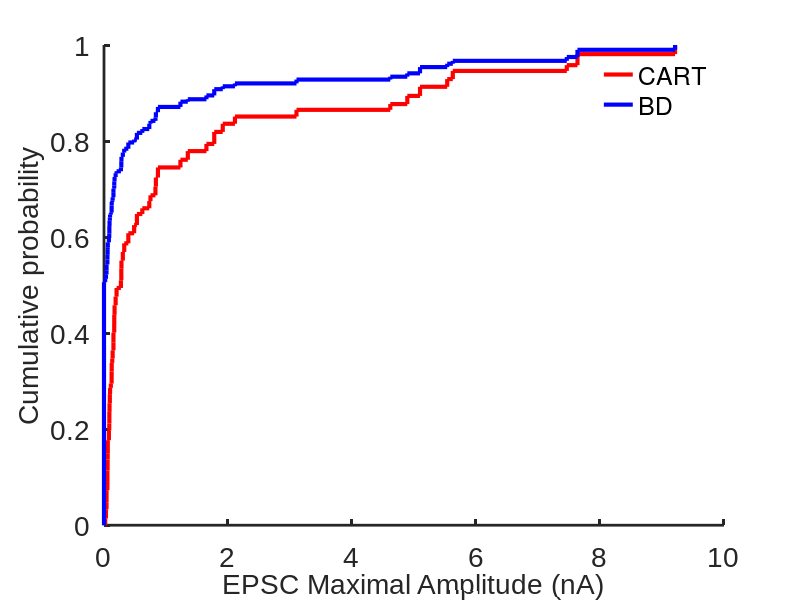
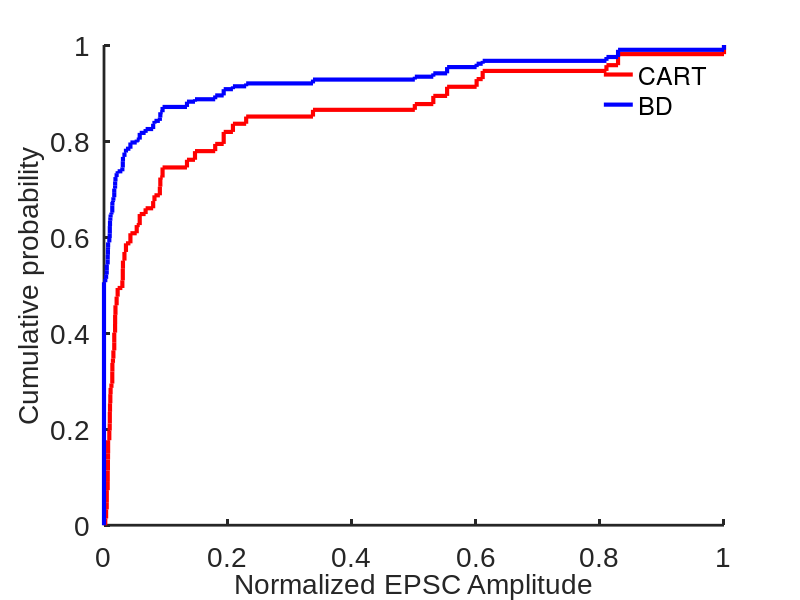
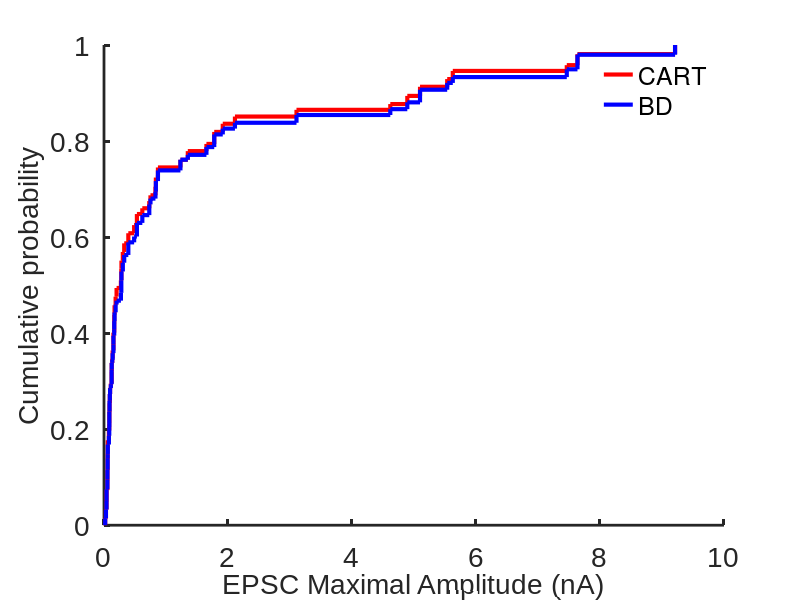
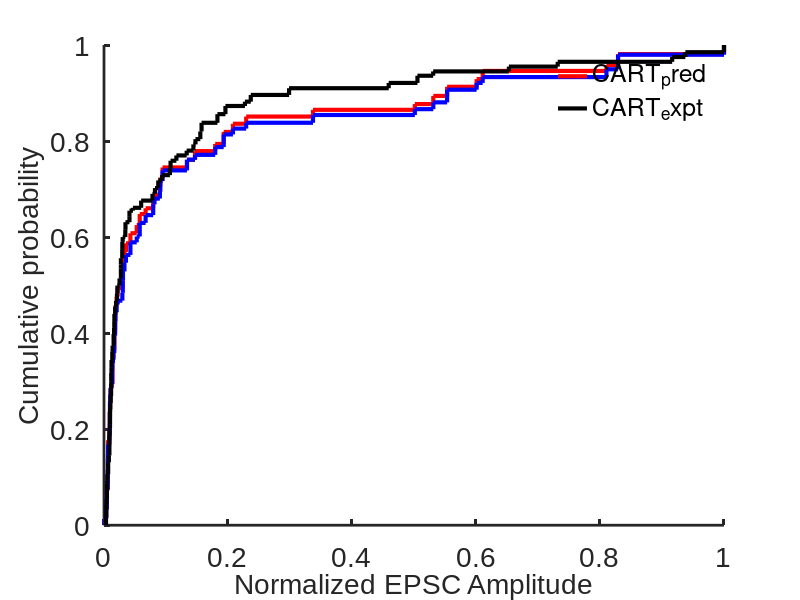

The MATLAB source for these figures, in order:
close all
clear variables
clc

data = importdata('BD_AMPA_MAX.csv'); % Pool of maximum currents evoked by BD-CreER+ inputs 
data_cart = importdata('CART_AMPA_MAX.csv'); % Pool of maximum currents evoked by CART-Cre+ inputs
TC_total = 1000; 
BD_frac = 0.494; % Fraction of ventral ooDSGCs 
Dors_frac = 0.506; % Fraction of dorsal ooDSGCs

RGC_BD = [];
RGC_Dors = [];
RGC_CART = [];
CART = [];

i = 1;
while i <= TC_total * BD_frac
    RGC_Dors (i) = 0;
    RGC_BD (i) = data(randi(size(data,1)));
    RGC_CART (i) = RGC_Dors (i) + RGC_BD (i);
    CART(i) = data_cart(randi(size(data_cart,1)));
    i = i+1;
end

i = 1;
while i <= TC_total * Dors_frac
    RGC_Dors (end+1) = data(randi(size(data,1)));
    RGC_BD (end+1) = 0;
    RGC_CART (end+1) = RGC_Dors (end) + RGC_BD (end);
    CART(end+1) = data_cart(randi(size(data_cart,1)));
    i = i+1;
end

RGC_CART_plot = cdfplot (RGC_CART);
hold on;
BD_plot = cdfplot (RGC_BD);
hold on;
set (RGC_CART_plot, 'LineWidth', 3, 'Color', 'R');
set (BD_plot, 'LineWidth', 3, 'Color', 'B');
set(gca, 'LineWidth', 2);
set(gca, 'FontName', 'Arial');
set(gca, 'FontSize', 20);
box off
grid off
xlabel('EPSC Maximal Amplitude (nA)','FontSize',20);
ylabel('Cumulative probability','FontSize',20);
legend([RGC_CART_plot BD_plot], 'CART', 'BD', 'Location', 'best')
%legend("");
legend boxoff
title("");

nor_RGC_CART = RGC_CART / max (RGC_CART);
nor_RGC_BD = RGC_BD / max (RGC_BD);
nor_CART = CART / max (CART);

figure (2);
nor_RGC_CART_plot = cdfplot (nor_RGC_CART);
hold on;
nor_BD_plot = cdfplot (nor_RGC_BD);
set (nor_RGC_CART_plot, 'LineWidth', 3, 'Color', 'R');
set (nor_BD_plot, 'LineWidth', 3, 'Color', 'B');
set(gca, 'LineWidth', 2);
set(gca, 'FontName', 'Arial');
set(gca, 'FontSize', 20);
box off
grid off
xlabel('Normalized EPSC Amplitude','FontSize',20);
ylabel('Cumulative probability','FontSize',20);
legend([nor_RGC_CART_plot nor_BD_plot], 'CART', 'BD', 'Location', 'best')
%legend ("");
legend boxoff
title("");

j = 1;
i = 1;
while j <= length (RGC_CART)
    if RGC_CART (j) > 0
        RGC_CART_nonZ (i) = RGC_CART (j);
        i = i+1;
    else
    end
    j = j+1;
end

j = 1;
i = 1;
while j <= length (RGC_BD)
    if RGC_BD (j) > 0
        RGC_BD_nonZ (i) = RGC_BD (j);
        i = i+1;
    else
    end
    j = j+1;
end

j = 1;
i = 1;
while j <= length (RGC_Dors)
    if RGC_Dors (j) > 0
        RGC_Dors_nonZ (i) = RGC_Dors (j);
        i = i+1;
    else
    end
    j = j+1;
end

figure (3);
RGC_CART_nonZ_plot = cdfplot (RGC_CART_nonZ);
hold on;
RGC_BD_nonZ_plot = cdfplot (RGC_BD_nonZ);
set (RGC_CART_nonZ_plot, 'LineWidth', 3, 'Color', 'R');
set (RGC_BD_nonZ_plot, 'LineWidth', 3, 'Color', 'B');
set(gca, 'LineWidth', 2);
set(gca, 'FontName', 'Arial');
set(gca, 'FontSize', 20);
box off
grid off
xlabel('EPSC Maximal Amplitude (nA)','FontSize',20);
ylabel('Cumulative probability','FontSize',20);
legend([RGC_CART_nonZ_plot RGC_BD_nonZ_plot], 'CART', 'BD', 'Location', 'best')
%legend("");
legend boxoff
title("");

j = 1;
i = 1;
while j <= length (nor_RGC_CART)
    if nor_RGC_CART (j) > 0
        nor_RGC_CART_nonZ (i) = nor_RGC_CART (j);
        i = i+1;
    else
    end
    j = j+1;
end

j = 1;
i = 1;
while j <= length (nor_RGC_BD)
    if nor_RGC_BD (j) > 0
        nor_RGC_BD_nonZ (i) = nor_RGC_BD (j);
        i = i+1;
    else
    end
    j = j+1;
end

j = 1;
i = 1;
while j <= length (nor_CART)
    if nor_CART (j) > 0
        nor_CART_nonZ (i) = nor_CART (j);
        i = i+1;
    else
    end
    j = j+1;
end

figure (4);
nor_RGC_CART_nonZ_plot = cdfplot (nor_RGC_CART_nonZ);
hold on;
nor_RGC_BD_nonZ_plot = cdfplot (nor_RGC_BD_nonZ);
hold on;
nor_CART_nonZ_plot = cdfplot (nor_CART_nonZ);
set (nor_RGC_CART_nonZ_plot, 'LineWidth', 3, 'Color', 'R');
set (nor_RGC_BD_nonZ_plot, 'LineWidth', 3, 'Color', 'B');
set (nor_CART_nonZ_plot, 'LineWidth', 3, 'Color', 'k');
set(gca, 'LineWidth', 2);
set(gca, 'FontName', 'Arial');
set(gca, 'FontSize', 20);
box off
grid off
xlabel('Normalized EPSC Amplitude','FontSize',20);
ylabel('Cumulative probability','FontSize',20);
legend([nor_RGC_CART_nonZ_plot nor_CART_nonZ_plot], 'CART_pred', 'CART_expt', 'Location', 'best');
%legend("");
legend boxoff
title("");
[nor_nonZ_h1,p1] = kstest2 (nor_RGC_CART_nonZ, nor_RGC_BD_nonZ);
